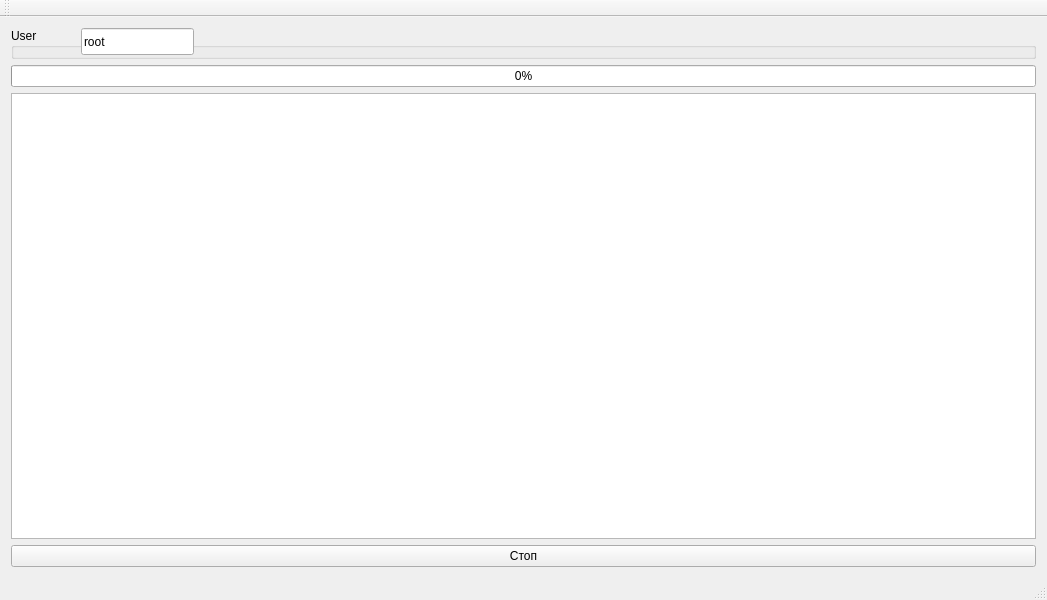
<?xml version="1.0" encoding="UTF-8"?>
<ui version="4.0">
 <class>MainWindow</class>
 <widget class="QMainWindow" name="MainWindow">
  <property name="geometry">
   <rect>
    <x>0</x>
    <y>0</y>
    <width>1047</width>
    <height>600</height>
   </rect>
  </property>
  <property name="windowTitle">
   <string>MainWindow</string>
  </property>
  <widget class="QWidget" name="centralWidget">
   <layout class="QGridLayout" name="gridLayout">
    <item row="2" column="0">
     <widget class="QTextEdit" name="textEdit"/>
    </item>
    <item row="0" column="0">
     <widget class="QGroupBox" name="groupBox">
      <property name="title">
       <string>User</string>
      </property>
      <widget class="QLineEdit" name="lineEdit">
       <property name="geometry">
        <rect>
         <x>70</x>
         <y>0</y>
         <width>113</width>
         <height>27</height>
        </rect>
       </property>
       <property name="text">
        <string>root</string>
       </property>
      </widget>
     </widget>
    </item>
    <item row="5" column="0">
     <widget class="QPushButton" name="pushButton">
      <property name="text">
       <string>Стоп</string>
      </property>
     </widget>
    </item>
    <item row="1" column="0">
     <widget class="QProgressBar" name="progressBar">
      <property name="value">
       <number>0</number>
      </property>
      <property name="invertedAppearance">
       <bool>false</bool>
      </property>
     </widget>
    </item>
   </layout>
  </widget>
  <widget class="QMenuBar" name="menuBar">
   <property name="geometry">
    <rect>
     <x>0</x>
     <y>0</y>
     <width>1047</width>
     <height>29</height>
    </rect>
   </property>
  </widget>
  <widget class="QToolBar" name="mainToolBar">
   <attribute name="toolBarArea">
    <enum>TopToolBarArea</enum>
   </attribute>
   <attribute name="toolBarBreak">
    <bool>false</bool>
   </attribute>
  </widget>
  <widget class="QStatusBar" name="statusBar"/>
 </widget>
 <layoutdefault spacing="6" margin="11"/>
 <resources/>
 <connections/>
</ui>
